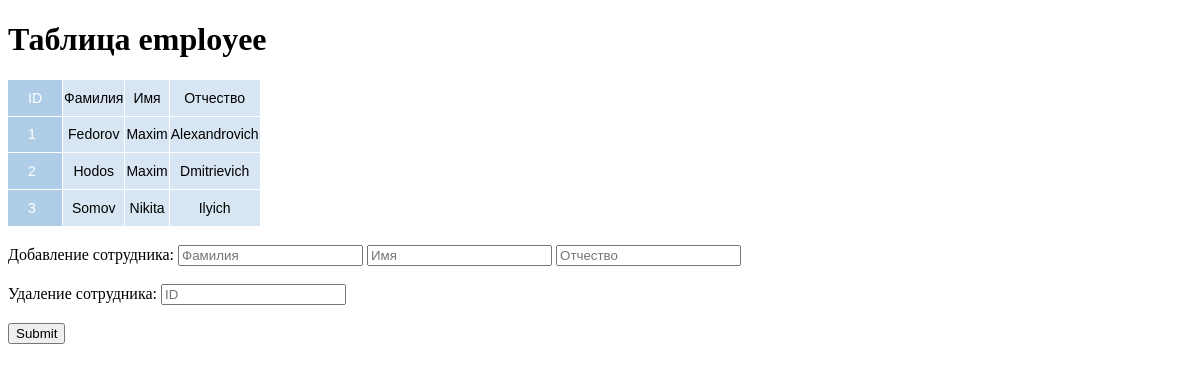
Page /app/MusicStore/employee-edit/index.php on the committed database.
### tables this page shows
create table employee (
	employee_id int AUTO_INCREMENT PRIMARY KEY,
    emp_surname varchar(30) NOT NULL,
    emp_name varchar(30) NOT NULL,
    emp_patronymic varchar(30) NOT NULL
);

### app/MusicStore/employee-edit/output.php (the view, shortened to what this page needs)
<?php
try {
    include_once('input.php');
    $sth = $dbh->prepare("SELECT * FROM `employee`");
    $sth->execute();
    $array = $sth->fetchAll(PDO::FETCH_ASSOC);
    echo "<tr><td>ID</td><td>Фамилия</td><td>Имя</td><td>Отчество</td><tr>";
    foreach ($array as $row) {
        echo "<tr>
                <td>{$row['employee_id']}</td>
                <td>{$row['emp_surname']}</td>
                <td>{$row['emp_name']}</td>
                <td>{$row['emp_patronymic']}</td>
                </tr>";
    }
}
catch (PDOException $e) {
    echo "<div>{$e->getMessage()}</div>";
    die();
}
?>

### app/MusicStore/style-tables.css (style rules this page uses)
th, td:first-child { background: #AFCDE7; color: white; padding: 10px 20px; }
th, td { border-style: solid; border-width: 0 1px 1px 0; border-color: white; }
td { background: #D8E6F3; }
th:first-child, td:first-child { text-align: left; }

### rows in the picture
employee: employee_id "1", emp_surname "Fedorov", emp_name "Maxim", emp_patronymic "Alexandrovich"
employee: employee_id "2", emp_surname "Hodos", emp_name "Maxim", emp_patronymic "Dmitrievich"
employee: employee_id "3", emp_surname "Somov", emp_name "Nikita", emp_patronymic "Ilyich"
